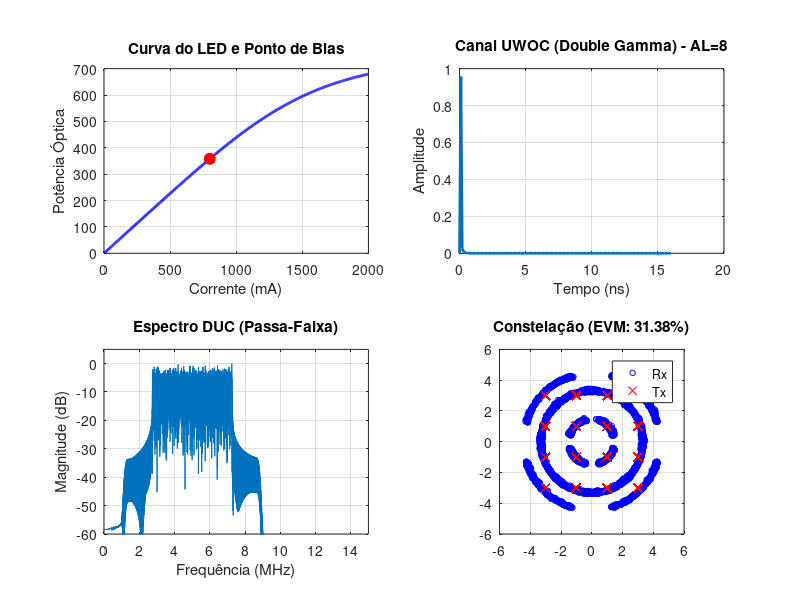

The MATLAB script that drew this image:
% =========================================================================
% Simulação OFDM (Emulando Numerologia 5G NR) sobre canal UWOC para Octave
% =========================================================================
clear; close all; clc;

% Carregar pacotes necessários no Octave
try
    pkg load signal;
    pkg load communications;
catch
    disp('Aviso: Certifique-se de ter os pacotes "signal" e "communications" instalados no Octave.');
end

disp('--- Iniciando Simulação (GNU Octave) ---');

%% 1. Parâmetros do Sistema

% 1.1. Emulação da Numerologia 5G NR (SCS 15 kHz, 5 MHz BW)
SCS = 15e3;                     % Espaçamento de subportadora (15 kHz)
N_RBs = 25;                     % Número de Resource Blocks (25 RBs)
N_active_subcarriers = N_RBs * 12; % 300 subportadoras ativas
N_fft = 512;                    % Tamanho da FFT
Fs_bb = SCS * N_fft;            % Taxa de amostragem Banda Base (7.68 MSps)
CP_len = 36;                    % Tamanho do Prefixo Cíclico
N_symbols = 14;                 % Número de símbolos OFDM (1 slot 5G)
M_QAM = 16;                     % Modulação (16-QAM)

% 1.2. Parâmetros do Conversor e DUC
Fs_dac = 75e6;                  % Taxa de amostragem do DAC (75 MSps)
Fc = 5e6;                       % Frequência da Portadora Digital (5 MHz)

% 1.3. Parâmetros do LED Não-Linear
Lum_max = 755; zeta = 20; k = 1.9;
I_bias = 800; alpha = 250;

% 1.4. Parâmetros do Canal UWOC (Águas Costeiras, AL = 8)
C1 = 0.3958; C2 = 8.811; C3 = 1589; C4 = 51.35;
SNR_dB = 30;

%% 2. Geração da Forma de Onda OFDM (Banda Base)
disp('Gerando grid OFDM e símbolos no domínio do tempo...');
% Gera dados aleatórios e modula em QAM
data = randi([0, M_QAM-1], N_active_subcarriers * N_symbols, 1);
qam_syms = qammod(data, M_QAM);

% Mapeia os símbolos nas subportadoras ativas da FFT (pula a portadora DC)
tx_grid = zeros(N_fft, N_symbols);
% Índices simétricos ao redor da DC (índice 1)
idx_active = [2:(N_active_subcarriers/2 + 1), (N_fft - N_active_subcarriers/2 + 1):N_fft];
tx_grid(idx_active, :) = reshape(qam_syms, N_active_subcarriers, N_symbols);

% IFFT e Prefixo Cíclico
time_syms = ifft(tx_grid, N_fft) * sqrt(N_fft);
time_syms_cp = [time_syms(end-CP_len+1:end, :); time_syms]; % Adiciona CP
tx_bb = time_syms_cp(:);
tx_bb = tx_bb / max(abs(tx_bb)); % Normalização

%% 3. Transmissor Óptico: Upsampling e DUC (Passa-Faixa)
disp('Realizando DUC (Digital Up-Conversion) para banda passante...');
[P1bb, Q1bb] = rat(Fs_dac / Fs_bb);
tx_up = resample(tx_bb, P1bb, Q1bb);

% Modulação Passa-Faixa Matemática (Mestura com portadora complexa)
t_up = (0:length(tx_up)-1)' / Fs_dac;
tx_passband = real(tx_up .* exp(1i * 2 * pi * Fc * t_up));
tx_passband = tx_passband / max(abs(tx_passband));

%% 4. Modelagem Física do LED
disp('Aplicando distorção não-linear do LED...');
I_sig = I_bias + (alpha * tx_passband);
I_sig(I_sig < 0) = 0; % Clipping
tx_optical = I_sig ./ (zeta + (I_sig / Lum_max).^(2*k)).^(1/(2*k));
tx_optical_ac = tx_optical - mean(tx_optical); 

%% 5. Canal UWOC: Resposta ao Impulso (Double Gamma)
disp('Aplicando canal UWOC (Double Gamma) e ruído...');
Fs_high = 10e9; 
t_ns_high = 0:0.1:16; 
h_uwoc_high = C1 .* t_ns_high .* exp(-C2 .* t_ns_high) + C3 .* t_ns_high .* exp(-C4 .* t_ns_high);
h_uwoc_high = h_uwoc_high / sum(h_uwoc_high);

[P_ch, Q_ch] = rat(Fs_dac / Fs_high);
h_uwoc_75m = resample(h_uwoc_high, P_ch, Q_ch);
h_uwoc_75m = h_uwoc_75m / sum(h_uwoc_75m);

rx_optical = conv(tx_optical_ac, h_uwoc_75m, 'same');

if exist('awgn', 'file')
    rx_electrical = awgn(rx_optical, SNR_dB, 'measured');
else
    % Fallback se 'awgn' não estiver disponível
    P_sig = var(rx_optical);
    rx_electrical = rx_optical + sqrt(P_sig/(10^(SNR_dB/10))) * randn(size(rx_optical));
end

%% 6. Receptor Óptico: DDC (Banda Base) e Downsampling
disp('Demodulando sinal no receptor...');
rx_electrical = rx_electrical / max(abs(rx_electrical));
rx_electrical = rx_electrical - mean(rx_electrical);

% DDC: Mistura com exponencial complexa negativa
rx_mix = rx_electrical .* exp(-1i * 2 * pi * Fc * t_up);

% Filtro Passa-Baixa (Recuperar apenas banda base)
[b, a] = butter(4, (Fc * 0.8) / (Fs_dac / 2));
rx_bb_up = 2 * filter(b, a, rx_mix); % Ganho 2x pois metade da energia foi filtrada

% Downsampling de volta
rx_bb_demod = resample(rx_bb_up, Q1bb, P1bb);

%% 7. Sincronização e Demodulação OFDM
disp('Decodificando OFDM e extraindo EVM...');
% Sincronização temporal simples (Cross-Correlation)
[corr_val, lags] = xcorr(rx_bb_demod, tx_bb);
[~, max_idx] = max(abs(corr_val));
delay = lags(max_idx);

if delay > 0
    rx_sync = rx_bb_demod(delay+1:end);
elseif delay < 0
    rx_sync = [zeros(-delay, 1); rx_bb_demod];
else
    rx_sync = rx_bb_demod;
end
rx_sync = rx_sync(1:length(tx_bb));

% Remove CP e FFT
rx_syms_cp = reshape(rx_sync, N_fft + CP_len, N_symbols);
rx_syms = rx_syms_cp(CP_len+1:end, :);
rx_grid = fft(rx_syms, N_fft) / sqrt(N_fft);
rx_qam_syms = reshape(rx_grid(idx_active, :), [], 1);

% Equalização Zero-Forcing (Média do ganho e fase do canal)
% O filtro DDC e o Upsampling causam defasagem fixa, mitigamos isso aqui
H_mean = mean(rx_qam_syms ./ qam_syms);
rx_qam_syms_eq = rx_qam_syms / H_mean;

% Cálculo do EVM (RMS)
error_vector = rx_qam_syms_eq - qam_syms;
evm_rms = sqrt(mean(abs(error_vector).^2) / mean(abs(qam_syms).^2)) * 100;
fprintf('\n--- RESULTADOS ---\n');
fprintf('EVM (RMS): %.2f %%\n', evm_rms);

%% 8. Gráficos de Avaliação
figure('Name', 'Avaliação do Enlace OFDM UWOC (Octave)', 'Position', [100, 100, 1200, 800]);

% Gráfico 1: Curva do LED
subplot(2, 2, 1);
I_sweep = linspace(0, 2000, 500);
Lum_sweep = I_sweep ./ (zeta + (I_sweep / Lum_max).^(2*k)).^(1/(2*k));
plot(I_sweep, Lum_sweep, 'b', 'LineWidth', 2); hold on;
plot(I_bias, I_bias ./ (zeta + (I_bias / Lum_max).^(2*k)).^(1/(2*k)), 'ro', 'MarkerSize', 8, 'MarkerFaceColor', 'r');
title('Curva do LED e Ponto de Bias');
xlabel('Corrente (mA)'); ylabel('Potência Óptica');
grid on;

% Gráfico 2: Resposta ao Impulso UWOC
subplot(2, 2, 2);
plot(t_ns_high, h_uwoc_high, 'LineWidth', 2);
title('Canal UWOC (Double Gamma) - AL=8');
xlabel('Tempo (ns)'); ylabel('Amplitude');
grid on;

% Gráfico 3: Espectro Passa-Faixa
subplot(2, 2, 3);
N_spec = length(tx_passband);
f_axis = linspace(-Fs_dac/2, Fs_dac/2, N_spec);
X_pass = fftshift(fft(tx_passband));
plot(f_axis/1e6, 20*log10(abs(X_pass)/max(abs(X_pass))));
title('Espectro DUC (Passa-Faixa)');
xlabel('Frequência (MHz)'); ylabel('Magnitude (dB)');
axis([0 15 -60 5]); grid on;

% Gráfico 4: Constelação
subplot(2, 2, 4);
plot(real(rx_qam_syms_eq), imag(rx_qam_syms_eq), 'ob', 'MarkerSize', 4); hold on;
plot(real(qam_syms), imag(qam_syms), 'xr', 'MarkerSize', 6);
title(['Constelação (EVM: ', num2str(evm_rms, '%.2f'), '%)']);
legend('Rx', 'Tx', 'Location', 'best');
axis square; grid on;

disp('Simulação concluída!');
